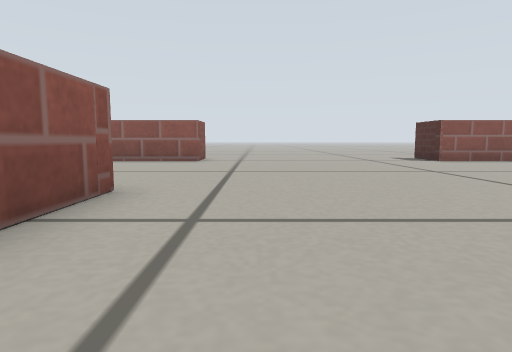
view 1 (above)

20 first-person views from a walk through a Gazebo world. The camera is 0.15 m above the floor, tilts 6° down and sees 75° across. The floor is counted in squares, 0.25 m on a side. Each view is taken from the middle of a square. On the plan, view 1 faces up. The plan holds only what a view shows up to about 10 squares ahead; the rest is blank. Gazebo's built-in surfaces are drawn with simple patterns.

view 2
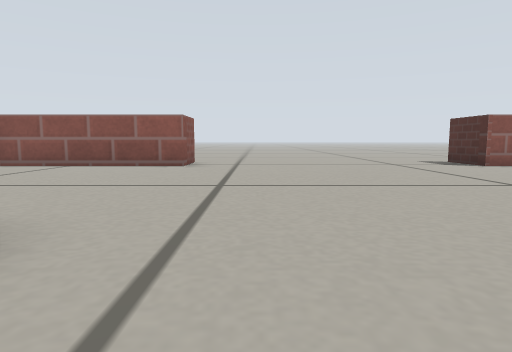

view 3
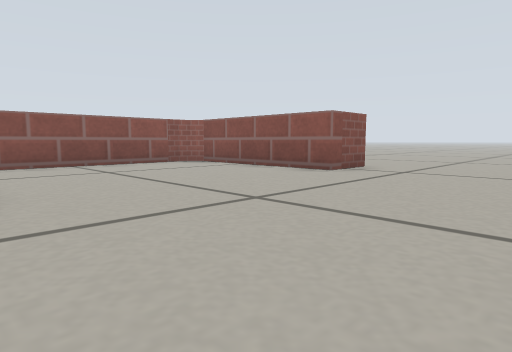

view 4
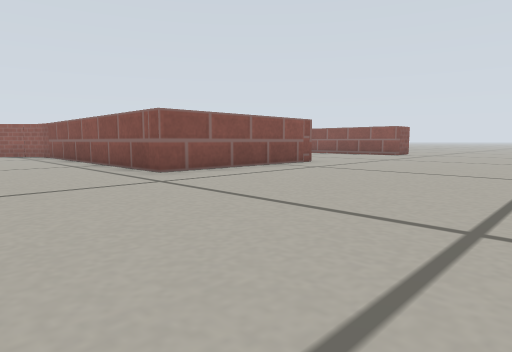

view 5
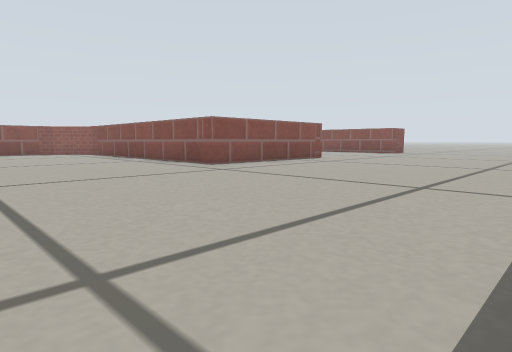

view 6
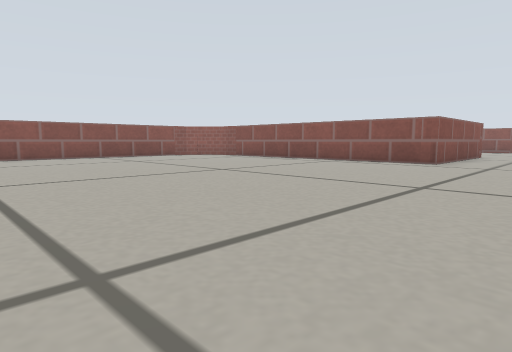

view 7
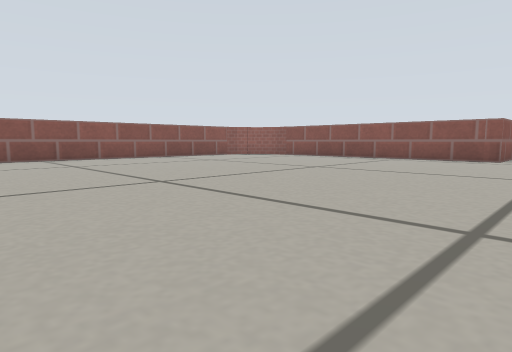

view 8
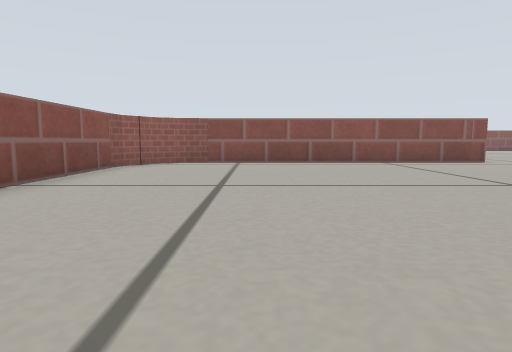

view 9
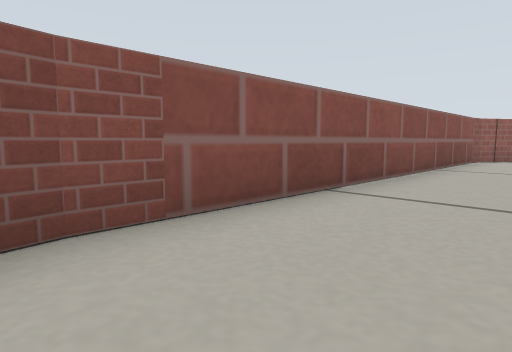

view 10
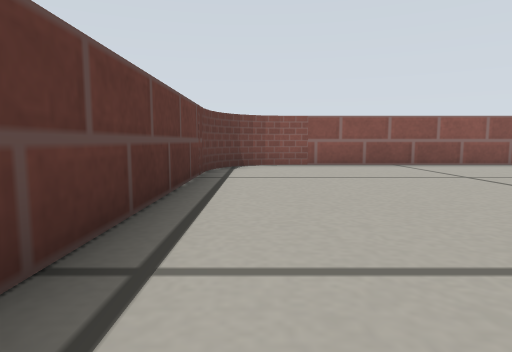

view 11
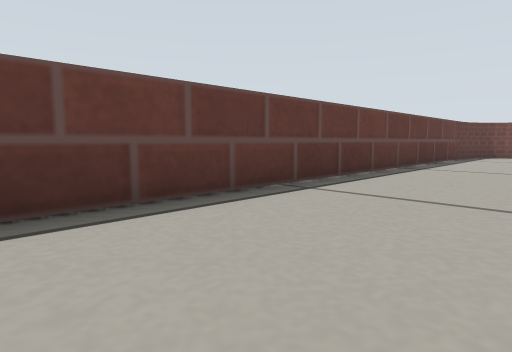

view 12
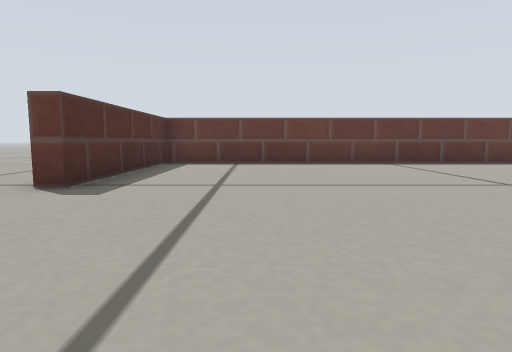

view 13
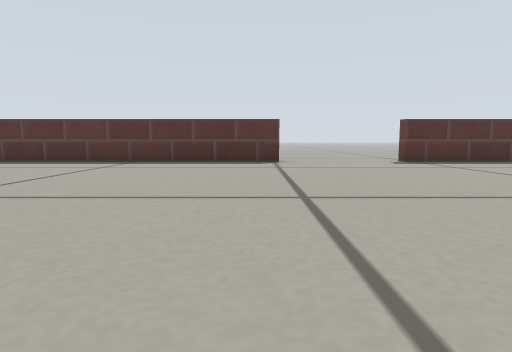

view 14
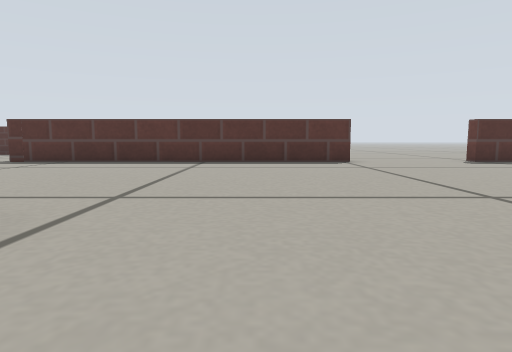

view 15
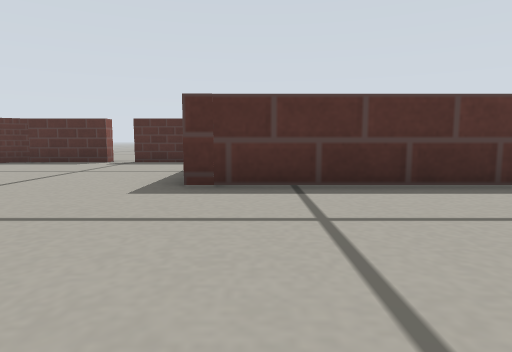

view 16
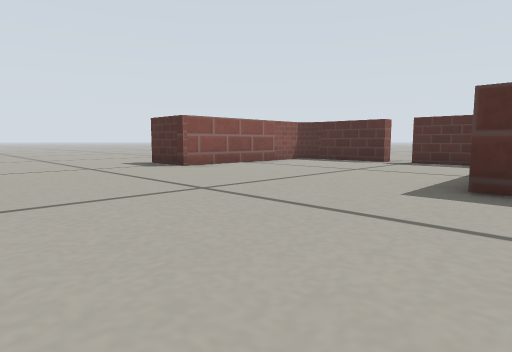

view 17
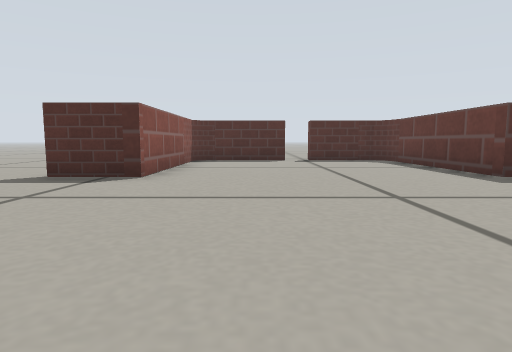

view 18
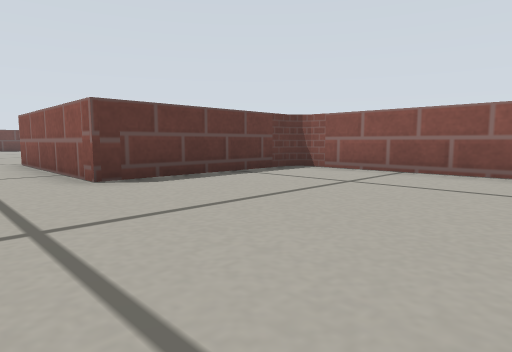

view 19
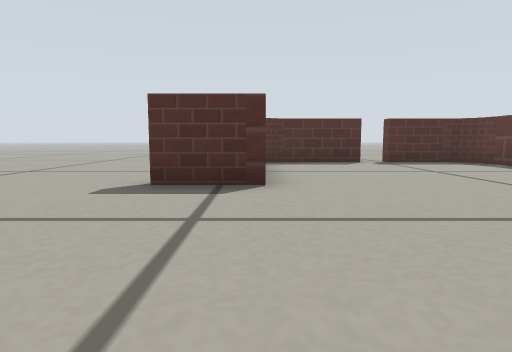

view 20
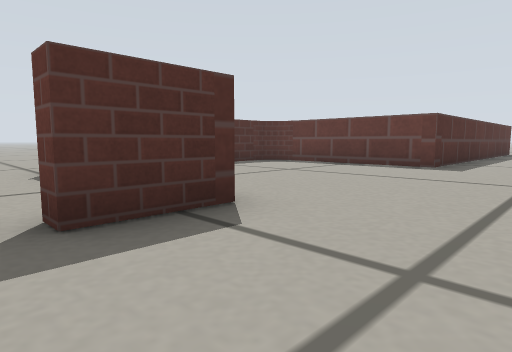

### Floor plan
Points are (right, up) in squares from view 1. A wall is a line through its corners. A room is listed if a view was taken in it or the views show most of it. See-through windows are left out.
Room 1 (views 1, 2, 3, 4, 5, 6, 7, 8, 9, 10, 11, 12, 13, 14, 15, 16, 17, 18, 19, 20)
walls: (5.4, -5.8) (5.4, 4) (9.6, 4); (-6.1, 3.9) (-1.7, 4) (-1.7, -0.8) (-9.9, -0.8) (-10.7, -1.3) (-11.2, -2) (-11.2, -2.6); (9.3, 3.9) (9.8, 4); (-11.2, -2.5) (-11.2, -12.6) (-11, -13.1); (10.2, 4.4) (10.2, 6.3); (-1.7, 11.4) (-1.7, 9.9) (-6, 9.9) (-6.5, 9.6) (-6.5, 4.3); (10.2, 7.1) (10.2, 9.4); (10.3, 9.1) (10.1, 9.6); (9.9, 9.9) (5.4, 9.9) (5.4, 11.4) (5.9, 11.4); (-11.3, -12.3) (-11.2, -12.8); (-9.4, -14) (5.4, -14) (5.4, -9.2); (-9.8, -13.9) (-9.3, -14); (-10.2, -13.8) (-9.7, -14); (-10.7, -13.5) (-10.3, -13.8)
ways out: opening at (-1.5, 12.5); opening at (6, -7.5)

Positions as (right, up) in squares from view 1, and headings:
1: (0, 0), facing up
2: (0, 2), facing up
3: (2, 4), facing up-left
4: (4, -4), facing up-left
5: (5, -6), facing up-left
6: (1, -10), facing up-left
7: (0, -12), facing up-left
8: (-8, -10), facing up
9: (-9, -13), facing up-left
10: (-3, -13), facing left
11: (3, -11), facing down-left
12: (3, -5), facing down
13: (-4, -5), facing right
14: (-4, -3), facing right
15: (1, 3), facing right
16: (1, 3), facing up-right
17: (0, 8), facing right
18: (0, 9), facing down-left
19: (1, 10), facing right
20: (3, 12), facing down-right
